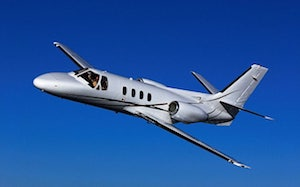
%> input picture Coursework02/Test/Image/plane.jpg, 300 x 187 px
$ octave test0105.m   (GNU Octave 9; MATLAB toolbox functions it lacks are replaced by stand-ins)
%> lines starting %> are read from the running program, lines starting %| are printed output that depends on the picture
close all;
clear;
clc;

im_source   = imread('image/plane.jpg');
%> im_source is the input picture: size 187x300x3 uint8; mean R, G, B 34, 86.1, 162
im_whole_target   = imread('image/city.jpg');
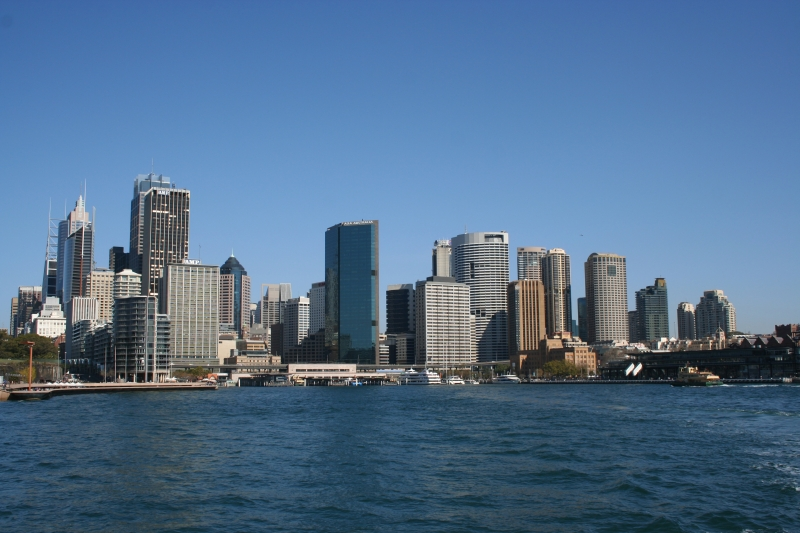
%> input picture Coursework02/Test/Image/city.jpg, 800 x 533 px
%> im_whole_target is the input picture: size 533x800x3 uint8; mean R, G, B 81.4, 111, 141.3

im_source = rgb2gray(im_source);
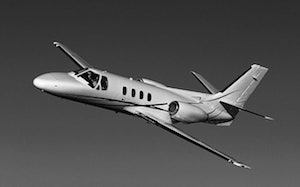
%> im_source: size 187x300 uint8; min 0, max 254, mean 79.2
im_whole_target = rgb2gray(im_whole_target);
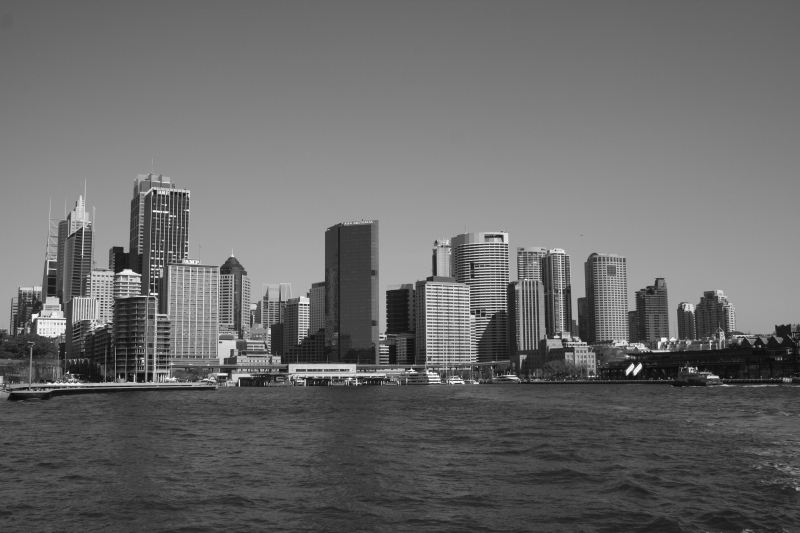
%> im_whole_target: size 533x800 uint8; min 10, max 253, mean 105.5

im_source = double(im_source);
%> im_source: size 187x300 double
im_whole_target = double(im_whole_target);
%> im_whole_target: size 533x800 double

% position
position_in_target = [50,50];

[rows, cols] = size(im_source);
%> rows = 187; cols = 300

scale_x = position_in_target(2):(position_in_target(2)+rows-1);
%> scale_x = 187 values from 50 to 236
scale_y = position_in_target(1):(position_in_target(1)+cols-1);
%> scale_y = 300 values from 50 to 349

im_target = im_whole_target(scale_x,scale_y);
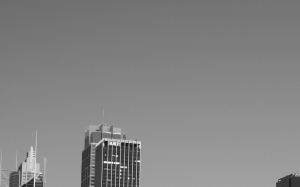
%> im_target: size 187x300 double; min 24, max 252, mean 132.4

im_out = im_target;

polygon = [29,56;16,94;93,126;151,147;252,177;288,143;281,102;292,69;253,40;215,64;164,64;109,53;63,31];

x = polygon(:,1);
y = polygon(:,2);

% mask of source image
im_mask = poly2mask(x,y,rows,cols);

%find the number of unknown pixels based on the mask
n=size(find(im_mask==1),1);
%> n = 23598

%create the gradient mask for the first derivative
grad_mask_x=[-1 1];
grad_mask_y=[-1;1];

%get the first derivative of the target image

g_x_target=conv2(im_target(:,:),grad_mask_x, 'same');
g_y_target=conv2(im_target(:,:),grad_mask_y, 'same');
g_mag_target=sqrt(g_x_target.^2+g_y_target.^2);

%get the first derivative of the source image
g_x_source=conv2(im_source(:,:),grad_mask_x, 'same');
g_y_source=conv2(im_source(:,:),grad_mask_y, 'same');
g_mag_source=sqrt(g_x_source.^2+g_y_source.^2);

%work with 1-D
g_mag_target=g_mag_target(:);
g_mag_source=g_mag_source(:);

%initialize the final gradient with the source gradient
g_x_final=g_x_source(:);
g_y_final=g_y_source(:);

%if the gradient of the target image is larger than the gradient of
%the source image, use the target's gradient instead
g_x_final(abs(g_mag_target)>abs(g_mag_source))=...
            g_x_target(g_mag_target>g_mag_source);
g_y_final(abs(g_mag_target)>abs(g_mag_source))=...
            g_y_target(g_mag_target>g_mag_source);

%map to 2-D
g_x_final=reshape(g_x_final,size(im_source,1),size(im_source,2));
g_y_final=reshape(g_y_final,size(im_source,1),size(im_source,2));

%get the final laplacian of the combination between the source and
%target images lap=second deriv of x + second deriv of y
lap=conv2(g_x_final,grad_mask_x, 'same');
lap=lap+conv2(g_y_final,grad_mask_y, 'same');
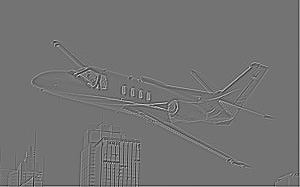
%> lap: size 187x300 double; min -357, max 431, mean 0; drawn with min black and max white

%create the laplacian mask for the second derivative of the source image
laplacian_mask=[0 1 0; 1 -4 1; 0 1 0];

%create look up table
map=zeros(size(im_mask));

%loop through the mask image to initialize the look up table for mapping
counter=0;
for x=1:size(map,1)
    for y=1:size(map,2)
        if im_mask(x,y)==1 %is it unknow pixel?
            counter=counter+1;
            map(x,y)=counter;  %map from (x,y) to the corresponding pixel
            %in the 1D vector
        end
    end
end
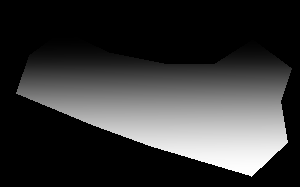
%> map: size 187x300 double; min 0, max 23598, mean 4963.4; drawn with min black and max white
%> after the loop, counter = 23598

%At most, there are 5 coefficients per row according to eq (3)
%in the report
coeff_num=5;

%create the sparse matrix to save memory
A=spalloc(n,n,n*coeff_num);

%create the right hand side of the linear system of equations (AX=B)
B=zeros(n,1);

counter=0;
for x=1:size(map,1)
    for y=1:size(map,2)
        if im_mask(x,y)==1
            counter=counter+1;
            A(counter,counter)=4; %the diagonal represent the current pixel

            %check the boundary
            if im_mask(x-1,y)==0 %known left pixel
                B(counter)=im_target(x-1,y); %add it to B
            else %unknown boundary
                A(counter,map(x-1,y))=-1; %set its coefficient to -1
            end
            if im_mask(x+1,y)==0 %known right pixel
                B(counter)=B(counter)+im_target(x+1,y); %add it to B
            else %unknown boundary
                A(counter,map(x+1,y))=-1; %set its coefficient to -1
            end
            if im_mask(x,y-1)==0 %known bottom pixel
                B(counter)=B(counter)+im_target(x,y-1); %add it to B
            else %unknown boundary
                A(counter,map(x,y-1))=-1; %set its coefficient to -1
            end
            if im_mask(x,y+1)==0 %known top pixel
                B(counter)=B(counter)+im_target(x,y+1); %add it to B
            else %unknown boundary
                A(counter,map(x,y+1))=-1; %set its coefficient to -1
            end

            %update the B vector with the laplacian value

            B(counter)=B(counter)-lap(x,y);

        end
    end
end

%solve the linear system of equation
X=A\B;

for counter=1:length(X)
    [index_x,index_y]=find(map==counter);
    im_out(index_x,index_y)=X(counter);

end
%> this loop made 23598 passes
%> (index_x, index_y) on passes 1 to 3: (32, 63), (32, 64), (32, 65)
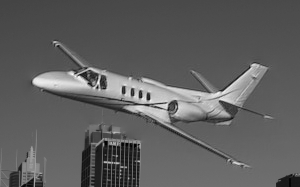
%> im_out: size 187x300 double; min 24, max 338.4, mean 141.4; drawn with min black and max white

figure;
imshow(im_out,[]);
